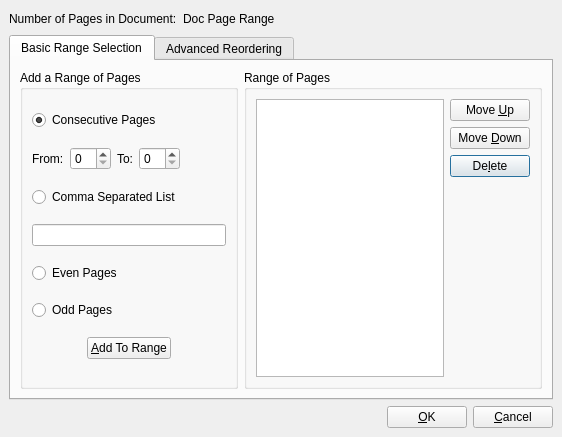
<ui version="4.0" >
 <class>CreateRange</class>
 <widget class="QDialog" name="CreateRange" >
  <property name="geometry" >
   <rect>
    <x>0</x>
    <y>0</y>
    <width>562</width>
    <height>437</height>
   </rect>
  </property>
  <property name="windowTitle" >
   <string>Create Range</string>
  </property>
  <layout class="QGridLayout" >
   <property name="margin" >
    <number>9</number>
   </property>
   <property name="spacing" >
    <number>6</number>
   </property>
   <item row="0" column="0" >
    <layout class="QHBoxLayout" >
     <property name="margin" >
      <number>0</number>
     </property>
     <property name="spacing" >
      <number>6</number>
     </property>
     <item>
      <widget class="QLabel" name="pageCountLabel" >
       <property name="text" >
        <string>Number of Pages in Document:</string>
       </property>
       <property name="wordWrap" >
        <bool>false</bool>
       </property>
      </widget>
     </item>
     <item>
      <widget class="QLabel" name="pageCountValueLabel" >
       <property name="text" >
        <string>Doc Page Range</string>
       </property>
       <property name="wordWrap" >
        <bool>false</bool>
       </property>
      </widget>
     </item>
     <item>
      <spacer>
       <property name="orientation" >
        <enum>Qt::Horizontal</enum>
       </property>
       <property name="sizeType" >
        <enum>QSizePolicy::Expanding</enum>
       </property>
       <property name="sizeHint" >
        <size>
         <width>80</width>
         <height>20</height>
        </size>
       </property>
      </spacer>
     </item>
     <item>
      <spacer>
       <property name="orientation" >
        <enum>Qt::Horizontal</enum>
       </property>
       <property name="sizeType" >
        <enum>QSizePolicy::Expanding</enum>
       </property>
       <property name="sizeHint" >
        <size>
         <width>72</width>
         <height>20</height>
        </size>
       </property>
      </spacer>
     </item>
    </layout>
   </item>
   <item row="1" column="0" >
    <widget class="QTabWidget" name="tabWidget" >
     <property name="currentIndex" >
      <number>0</number>
     </property>
     <widget class="QWidget" name="tab" >
      <attribute name="title" >
       <string>Basic Range Selection</string>
      </attribute>
      <layout class="QGridLayout" >
       <property name="margin" >
        <number>9</number>
       </property>
       <property name="spacing" >
        <number>6</number>
       </property>
       <item row="0" column="1" >
        <widget class="QGroupBox" name="groupBox1" >
         <property name="title" >
          <string>Range of Pages</string>
         </property>
         <layout class="QGridLayout" >
          <property name="margin" >
           <number>9</number>
          </property>
          <property name="spacing" >
           <number>6</number>
          </property>
          <item row="2" column="1" >
           <widget class="QPushButton" name="basicRangeDelButton" >
            <property name="text" >
             <string>De&amp;lete</string>
            </property>
            <property name="shortcut" >
             <string>Alt+L</string>
            </property>
           </widget>
          </item>
          <item row="3" column="1" >
           <spacer>
            <property name="orientation" >
             <enum>Qt::Vertical</enum>
            </property>
            <property name="sizeType" >
             <enum>QSizePolicy::Expanding</enum>
            </property>
            <property name="sizeHint" >
             <size>
              <width>20</width>
              <height>40</height>
             </size>
            </property>
           </spacer>
          </item>
          <item row="1" column="1" >
           <widget class="QPushButton" name="basicRangeDownButton" >
            <property name="text" >
             <string>Move &amp;Down</string>
            </property>
            <property name="shortcut" >
             <string>Alt+D</string>
            </property>
           </widget>
          </item>
          <item row="0" column="1" >
           <widget class="QPushButton" name="basicRangeUpButton" >
            <property name="text" >
             <string>Move &amp;Up</string>
            </property>
            <property name="shortcut" >
             <string>Alt+U</string>
            </property>
           </widget>
          </item>
          <item rowspan="4" row="0" column="0" >
           <widget class="QListWidget" name="basicRangeListBox" />
          </item>
         </layout>
        </widget>
       </item>
       <item row="0" column="0" >
        <widget class="QGroupBox" name="basicAddARangeButtonGroup" >
         <property name="sizePolicy" >
          <sizepolicy>
           <hsizetype>3</hsizetype>
           <vsizetype>3</vsizetype>
           <horstretch>0</horstretch>
           <verstretch>0</verstretch>
          </sizepolicy>
         </property>
         <property name="title" >
          <string>Add a Range of Pages</string>
         </property>
         <layout class="QGridLayout" >
          <property name="margin" >
           <number>9</number>
          </property>
          <property name="spacing" >
           <number>6</number>
          </property>
          <item row="0" column="0" colspan="5" >
           <widget class="QRadioButton" name="basicConsecutiveRadioButton" >
            <property name="text" >
             <string>Consecutive Pages</string>
            </property>
            <property name="checked" >
             <bool>true</bool>
            </property>
           </widget>
          </item>
          <item row="4" column="0" colspan="5" >
           <widget class="QRadioButton" name="basicEvenRadioButton" >
            <property name="text" >
             <string>Even Pages</string>
            </property>
           </widget>
          </item>
          <item row="1" column="0" >
           <widget class="QLabel" name="basicConsecutiveFromLabel" >
            <property name="text" >
             <string>From:</string>
            </property>
            <property name="wordWrap" >
             <bool>false</bool>
            </property>
           </widget>
          </item>
          <item row="1" column="3" >
           <widget class="QSpinBox" name="basicConsecutiveToSpinBox" />
          </item>
          <item row="1" column="1" >
           <widget class="QSpinBox" name="basicConsecutiveFromSpinBox" />
          </item>
          <item row="1" column="4" >
           <spacer>
            <property name="orientation" >
             <enum>Qt::Horizontal</enum>
            </property>
            <property name="sizeType" >
             <enum>QSizePolicy::Expanding</enum>
            </property>
            <property name="sizeHint" >
             <size>
              <width>40</width>
              <height>20</height>
             </size>
            </property>
           </spacer>
          </item>
          <item row="1" column="2" >
           <widget class="QLabel" name="basicConsecutiveToLabel" >
            <property name="text" >
             <string>To:</string>
            </property>
            <property name="wordWrap" >
             <bool>false</bool>
            </property>
           </widget>
          </item>
          <item row="6" column="0" colspan="5" >
           <layout class="QHBoxLayout" >
            <property name="margin" >
             <number>0</number>
            </property>
            <property name="spacing" >
             <number>6</number>
            </property>
            <item>
             <spacer>
              <property name="orientation" >
               <enum>Qt::Horizontal</enum>
              </property>
              <property name="sizeType" >
               <enum>QSizePolicy::Expanding</enum>
              </property>
              <property name="sizeHint" >
               <size>
                <width>38</width>
                <height>20</height>
               </size>
              </property>
             </spacer>
            </item>
            <item>
             <widget class="QPushButton" name="basicRangeAddButton" >
              <property name="text" >
               <string>&amp;Add To Range</string>
              </property>
              <property name="shortcut" >
               <string>Alt+A</string>
              </property>
             </widget>
            </item>
            <item>
             <spacer>
              <property name="orientation" >
               <enum>Qt::Horizontal</enum>
              </property>
              <property name="sizeType" >
               <enum>QSizePolicy::Expanding</enum>
              </property>
              <property name="sizeHint" >
               <size>
                <width>38</width>
                <height>20</height>
               </size>
              </property>
             </spacer>
            </item>
           </layout>
          </item>
          <item row="5" column="0" colspan="5" >
           <widget class="QRadioButton" name="basicOddRadioButton" >
            <property name="text" >
             <string>Odd Pages</string>
            </property>
           </widget>
          </item>
          <item row="3" column="0" colspan="5" >
           <widget class="QLineEdit" name="basicCommaSepLineEdit" />
          </item>
          <item row="2" column="0" colspan="5" >
           <widget class="QRadioButton" name="basicCommaSepRadioButton" >
            <property name="text" >
             <string>Comma Separated List</string>
            </property>
           </widget>
          </item>
         </layout>
        </widget>
       </item>
      </layout>
     </widget>
     <widget class="QWidget" name="tab" >
      <attribute name="title" >
       <string>Advanced Reordering</string>
      </attribute>
      <layout class="QGridLayout" >
       <property name="margin" >
        <number>9</number>
       </property>
       <property name="spacing" >
        <number>6</number>
       </property>
       <item row="2" column="0" colspan="5" >
        <spacer>
         <property name="orientation" >
          <enum>Qt::Vertical</enum>
         </property>
         <property name="sizeType" >
          <enum>QSizePolicy::Expanding</enum>
         </property>
         <property name="sizeHint" >
          <size>
           <width>20</width>
           <height>40</height>
          </size>
         </property>
        </spacer>
       </item>
       <item row="1" column="4" >
        <spacer>
         <property name="orientation" >
          <enum>Qt::Horizontal</enum>
         </property>
         <property name="sizeType" >
          <enum>QSizePolicy::Expanding</enum>
         </property>
         <property name="sizeHint" >
          <size>
           <width>40</width>
           <height>20</height>
          </size>
         </property>
        </spacer>
       </item>
       <item row="1" column="2" colspan="2" >
        <widget class="QLabel" name="advSampleOrderExampleLabel" >
         <property name="text" >
          <string>Page Order</string>
         </property>
         <property name="wordWrap" >
          <bool>false</bool>
         </property>
        </widget>
       </item>
       <item row="1" column="0" colspan="2" >
        <widget class="QLabel" name="advSampleOrderLabel" >
         <property name="text" >
          <string>Sample Page Order:</string>
         </property>
         <property name="wordWrap" >
          <bool>false</bool>
         </property>
        </widget>
       </item>
       <item row="0" column="3" colspan="2" >
        <spacer>
         <property name="orientation" >
          <enum>Qt::Horizontal</enum>
         </property>
         <property name="sizeType" >
          <enum>QSizePolicy::Expanding</enum>
         </property>
         <property name="sizeHint" >
          <size>
           <width>40</width>
           <height>20</height>
          </size>
         </property>
        </spacer>
       </item>
       <item row="0" column="1" colspan="2" >
        <widget class="QSpinBox" name="advPageGroupSizeSpinBox" />
       </item>
       <item row="0" column="0" >
        <widget class="QLabel" name="advPageGroupSizeLabel" >
         <property name="text" >
          <string>Page Group Size:</string>
         </property>
         <property name="wordWrap" >
          <bool>false</bool>
         </property>
        </widget>
       </item>
      </layout>
     </widget>
    </widget>
   </item>
   <item row="2" column="0" >
    <layout class="QHBoxLayout" >
     <property name="margin" >
      <number>0</number>
     </property>
     <property name="spacing" >
      <number>6</number>
     </property>
     <item>
      <spacer>
       <property name="orientation" >
        <enum>Qt::Horizontal</enum>
       </property>
       <property name="sizeType" >
        <enum>QSizePolicy::Expanding</enum>
       </property>
       <property name="sizeHint" >
        <size>
         <width>40</width>
         <height>20</height>
        </size>
       </property>
      </spacer>
     </item>
     <item>
      <widget class="QPushButton" name="okButton" >
       <property name="text" >
        <string>&amp;OK</string>
       </property>
       <property name="shortcut" >
        <string>Alt+O</string>
       </property>
      </widget>
     </item>
     <item>
      <widget class="QPushButton" name="cancelButton" >
       <property name="text" >
        <string>&amp;Cancel</string>
       </property>
       <property name="shortcut" >
        <string>Alt+C</string>
       </property>
      </widget>
     </item>
    </layout>
   </item>
  </layout>
 </widget>
 <layoutdefault spacing="6" margin="11" />
 <pixmapfunction>qPixmapFromMimeSource</pixmapfunction>
 <resources/>
 <connections/>
</ui>
